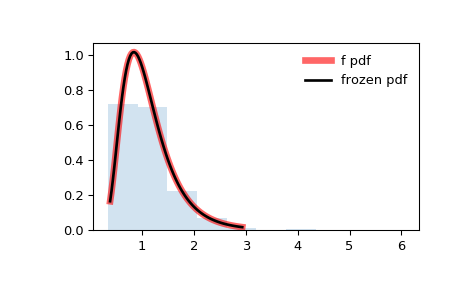

Recreate this plot in Python.
from scipy.stats import f
import matplotlib.pyplot as plt
fig, ax = plt.subplots(1, 1)

# Calculate a few first moments:

dfn, dfd = 29, 18
mean, var, skew, kurt = f.stats(dfn, dfd, moments='mvsk')

# Display the probability density function (``pdf``):

x = np.linspace(f.ppf(0.01, dfn, dfd),
                f.ppf(0.99, dfn, dfd), 100)
ax.plot(x, f.pdf(x, dfn, dfd),
       'r-', lw=5, alpha=0.6, label='f pdf')

# Alternatively, the distribution object can be called (as a function)
# to fix the shape, location and scale parameters. This returns a "frozen"
# RV object holding the given parameters fixed.

# Freeze the distribution and display the frozen ``pdf``:

rv = f(dfn, dfd)
ax.plot(x, rv.pdf(x), 'k-', lw=2, label='frozen pdf')

# Check accuracy of ``cdf`` and ``ppf``:

vals = f.ppf([0.001, 0.5, 0.999], dfn, dfd)
np.allclose([0.001, 0.5, 0.999], f.cdf(vals, dfn, dfd))
# True

# Generate random numbers:

r = f.rvs(dfn, dfd, size=1000)

# And compare the histogram:

ax.hist(r, density=True, histtype='stepfilled', alpha=0.2)
ax.legend(loc='best', frameon=False)
plt.show()
